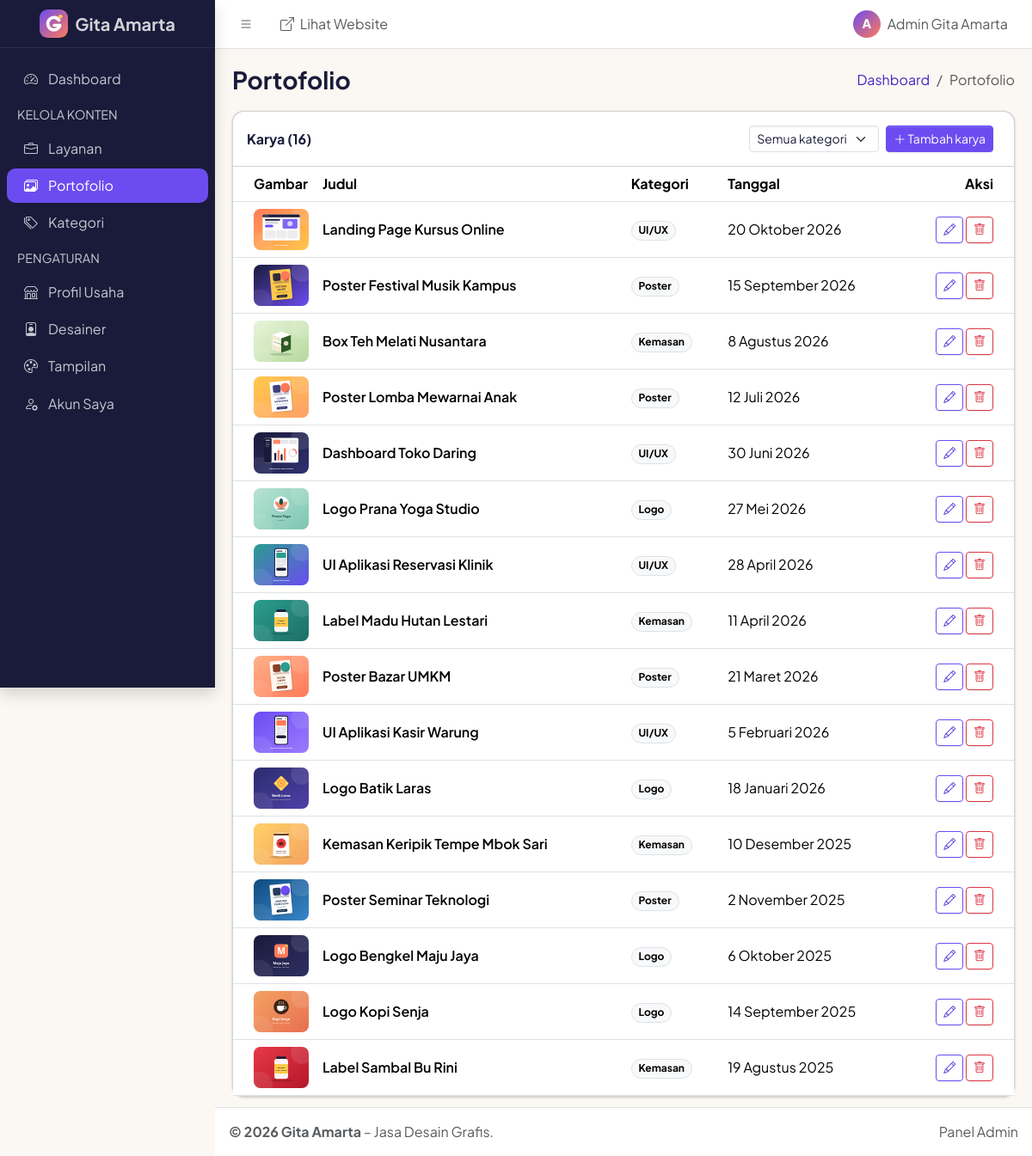
The page /admin/portofolio.php (signed in) on the database its author committed.
### tables this page shows
CREATE TABLE profil_usaha (
  id_profil   INT UNSIGNED NOT NULL AUTO_INCREMENT,
  nama_usaha  VARCHAR(100) NOT NULL,
  deskripsi   TEXT         NULL,
  no_whatsapp VARCHAR(20)  NOT NULL COMMENT 'Format internasional tanpa +, contoh 6281234567890',
  email       VARCHAR(100) NULL,
  instagram   VARCHAR(100) NULL COMMENT 'Username tanpa @',
  alamat      TEXT         NULL,
  PRIMARY KEY (id_profil)
);

CREATE TABLE portofolio (
  id_portofolio INT UNSIGNED NOT NULL AUTO_INCREMENT,
  id_kategori   INT UNSIGNED NOT NULL,
  judul         VARCHAR(100) NOT NULL,
  deskripsi     TEXT         NULL,
  gambar        VARCHAR(255) NULL,
  tanggal       DATE         NOT NULL,
  PRIMARY KEY (id_portofolio),
  KEY idx_portofolio_kategori (id_kategori),
  CONSTRAINT fk_portofolio_kategori
    FOREIGN KEY (id_kategori) REFERENCES kategori (id_kategori)
    ON UPDATE CASCADE ON DELETE RESTRICT
);

CREATE TABLE kategori (
  id_kategori   INT UNSIGNED NOT NULL AUTO_INCREMENT,
  nama_kategori VARCHAR(50)  NOT NULL,
  deskripsi     TEXT         NULL,
  PRIMARY KEY (id_kategori)
);

### includes/functions.php (called while the page is built, shortened)
<?php
require_once __DIR__ . '/../config/database.php';
function e(mixed $nilai): string
{
    return htmlspecialchars((string) $nilai, ENT_QUOTES | ENT_SUBSTITUTE, 'UTF-8');
}
function formatTanggal(string $tanggal): string
{
    $bulan = [
        1 => 'Januari', 'Februari', 'Maret', 'April', 'Mei', 'Juni',
        'Juli', 'Agustus', 'September', 'Oktober', 'November', 'Desember',
    ];
    $waktu = strtotime($tanggal);
    return date('j', $waktu) . ' ' . $bulan[(int) date('n', $waktu)] . ' ' . date('Y', $waktu);
}
function urlAset(string $path, string $folderHalaman = __DIR__ . '/..'): string
{
    $file = $folderHalaman . '/' . $path;
    return $path . '?v=' . (is_file($file) ? filemtime($file) : 0);
}
function urlGambar(?string $namaFile): string
{
    $namaFile = basename((string) $namaFile);
    return 'assets/img/' . rawurlencode($namaFile);
}
function ambilIdDariUrl(string $nama): ?int
{
    $nilai = filter_input(INPUT_GET, $nama, FILTER_VALIDATE_INT, ['options' => ['min_range' => 1]]);
    return is_int($nilai) ? $nilai : null;
}
function getProfilUsaha(): array
{
    static $profil = null;
    if ($profil === null) {
        $stmt = getKoneksi()->prepare(
            'SELECT id_profil, nama_usaha, deskripsi, no_whatsapp, email, instagram, alamat
             FROM profil_usaha
             ORDER BY id_profil ASC
             LIMIT 1'
        );
        $stmt->execute();
        $profil = $stmt->fetch() ?: [
            'id_profil'   => 0,
            'nama_usaha'  => 'Gita Amarta',
            'deskripsi'   => 'Jasa desain grafis.',
            'no_whatsapp' => '',
            'email'       => '',
            'instagram'   => '',
            'alamat'      => '',
        ];
    }
    return $profil;
}
function getSemuaPortofolio(?int $idKategori = null): array
{
    $sql = 'SELECT p.id_portofolio, p.id_kategori, p.judul, p.deskripsi, p.gambar, p.tanggal,
                   k.nama_kategori
            FROM portofolio p
            JOIN kategori k ON k.id_kategori = p.id_kategori';
    $parameter = [];
    $sql .= ' ORDER BY p.tanggal DESC, p.id_portofolio DESC';
    $stmt = getKoneksi()->prepare($sql);
    $stmt->execute($parameter);
    return $stmt->fetchAll();
}
function getTampilan(): array
{
    static $tampilan = null;
    if ($tampilan === null) {
        $stmt = getKoneksi()->prepare(
            'SELECT id_tampilan, tema, warna_utama, warna_aksen, warna_sorot, warna_latar, warna_teks, logo
             FROM tampilan
             ORDER BY id_tampilan ASC
             LIMIT 1'
        );
        $stmt->execute();
        $tampilan = $stmt->fetch()
            ?: ['id_tampilan' => 0, 'tema' => 'ungu-koral', 'logo' => null] + daftarTema()['ungu-koral'];
    }
    return $tampilan;
}
function urlLogo(): string
{
    $logo = basename((string) (getTampilan()['logo'] ?? ''));
    return 'assets/img/' . LOGO_BAWAAN;
}

### admin/includes/auth.php (called while the page is built, shortened)
<?php
require_once __DIR__ . '/../../includes/functions-admin.php';
function wajibLogin(): array
{
    $idAdmin  = $_SESSION['admin_id'] ?? null;
    $terakhir = $_SESSION['aktivitas_terakhir'] ?? 0;
    $admin = getAdminById($idAdmin);
    return $admin;
}
function urlGambarAdmin(?string $namaFile): string
{
    return '../' . urlGambar($namaFile);
}

### config/database.php (called while the page is built, shortened)
<?php
function getKoneksi(): PDO
{
    static $pdo = null;
    if ($pdo === null) {
        $dsn = 'mysql:host=' . DB_HOST . ';port=' . DB_PORT . ';dbname=' . DB_NAME . ';charset=utf8mb4';
        try {
            $pdo = new PDO($dsn, DB_USER, DB_PASS, [
                PDO::ATTR_ERRMODE            => PDO::ERRMODE_EXCEPTION,
                PDO::ATTR_DEFAULT_FETCH_MODE => PDO::FETCH_ASSOC,
                PDO::ATTR_EMULATE_PREPARES   => false,
            ]);
        } catch (PDOException $e) {
            error_log('Koneksi database gagal: ' . $e->getMessage());
            http_response_code(500);
            exit('<!doctype html><html lang="id"><meta charset="utf-8"><title>Database tidak terhubung</title>'
                . '<body style="font-family:sans-serif;padding:2rem;line-height:1.6">'
                . '<h1>Database tidak terhubung</h1>'
                . '<p>Pastikan MySQL di XAMPP sudah berjalan dan database <b>gita_amarta</b> sudah di-import '
                . 'dari file <code>database/gita_amarta.sql</code>.</p></body></html>');
        }
    }
    return $pdo;
}

### includes/functions-admin.php (called while the page is built, shortened)
<?php
require_once __DIR__ . '/functions.php';
function getAdminById(int $idAdmin): ?array
{
    $stmt = getKoneksi()->prepare(
        'SELECT id_admin, nama, username, password, email, created_at
         FROM admin
         WHERE id_admin = :id'
    );
    $stmt->execute([':id' => $idAdmin]);
    return $stmt->fetch() ?: null;
}

### admin/portofolio.php (the view, shortened to what this page needs)
<?php
require_once __DIR__ . '/includes/auth.php';
$admin = wajibLogin();
$idKategoriPilih = ambilIdDariUrl('kategori');
$daftarKarya = getSemuaPortofolio($idKategoriPilih);
$judulHalaman = 'Portofolio';
$menuAktif    = 'portofolio';
require __DIR__ . '/includes/atas.php';
?>
<div class="card">
    <div class="card-header d-flex flex-wrap align-items-center gap-2">
        <h2 class="card-title fs-6 fw-bold mb-0">Karya (<?= count($daftarKarya) ?>)</h2>
        <form action="portofolio.php" method="get" class="d-flex gap-2 ms-auto">
            <select id="filter-kategori" name="kategori" class="form-select form-select-sm" data-kirim-saat-ganti>
                <option value="">Semua kategori</option>
            </select>
        </form>
        <a href="portofolio-form.php" class="btn btn-primary btn-sm"><i class="bi bi-plus-lg"></i> Tambah karya</a>
    </div>
    <div class="card-body p-0">
        <?php if ($daftarKarya): ?>
            <div class="table-responsive">
                <table class="table table-hover align-middle mb-0">
                    <thead>
                        <tr>
                            <th scope="col" style="width: 84px">Gambar</th>
                            <th scope="col">Judul</th>
                            <th scope="col">Kategori</th>
                            <th scope="col">Tanggal</th>
                            <th scope="col" class="text-end">Aksi</th>
                        </tr>
                    </thead>
                    <tbody>
                        <?php foreach ($daftarKarya as $karya): ?>
                            <tr>
                                <td><img src="<?= e(urlGambarAdmin($karya['gambar'])) ?>" alt="" class="thumb gambar-utuh" width="64" height="48" loading="lazy"></td>
                                <td class="fw-semibold"><?= e($karya['judul']) ?></td>
                                <td><span class="badge rounded-pill text-bg-light border"><?= e($karya['nama_kategori']) ?></span></td>
                                <td class="text-nowrap"><?= e(formatTanggal($karya['tanggal'])) ?></td>
                                <td class="text-end text-nowrap">
                                    <a href="portofolio-form.php?id=<?= e($karya['id_portofolio']) ?>" class="btn btn-outline-primary btn-sm"
                                       aria-label="Edit <?= e($karya['judul']) ?>"><i class="bi bi-pencil"></i></a>
                                    <form action="portofolio.php" method="post" class="d-inline"
                                          data-konfirmasi="Hapus karya &quot;<?= e($karya['judul']) ?>&quot;? Tindakan ini tidak bisa dibatalkan.">
                                        <button type="submit" class="btn btn-outline-danger btn-sm" aria-label="Hapus <?= e($karya['judul']) ?>">
                                            <i class="bi bi-trash"></i>
                                        </button>
                                    </form>
                                </td>
                            </tr>
                        <?php endforeach; ?>
                    </tbody>
                </table>
            </div>
        <?php else: ?>
            <p class="text-body-secondary text-center py-5 mb-0">Belum ada karya<?= $idKategoriPilih !== null ? ' di kategori ini' : '' ?>.</p>
        <?php endif; ?>
    </div>
</div>
<?php require __DIR__ . '/includes/bawah.php'; ?>

### admin/includes/atas.php (shortened to what this page needs)
<?php
$profilUsaha = getProfilUsaha();
$breadcrumb ??= [['label' => $judulHalaman]];
$menuAdmin = [
    ['kunci' => 'dashboard', 'label' => 'Dashboard', 'url' => 'index.php', 'ikon' => 'bi-speedometer2'],
    ['judul' => 'Kelola Konten'],
    ['kunci' => 'layanan',    'label' => 'Layanan',    'url' => 'layanan.php',    'ikon' => 'bi-briefcase'],
    ['kunci' => 'portofolio', 'label' => 'Portofolio', 'url' => 'portofolio.php', 'ikon' => 'bi-images'],
    ['kunci' => 'kategori',   'label' => 'Kategori',   'url' => 'kategori.php',   'ikon' => 'bi-tags'],
    ['judul' => 'Pengaturan'],
    ['kunci' => 'profil',   'label' => 'Profil Usaha', 'url' => 'profil.php',   'ikon' => 'bi-shop'],
    ['kunci' => 'desainer', 'label' => 'Desainer',     'url' => 'desainer.php', 'ikon' => 'bi-person-badge'],
    ['kunci' => 'tampilan', 'label' => 'Tampilan',     'url' => 'tampilan.php', 'ikon' => 'bi-palette'],
    ['kunci' => 'akun',   'label' => 'Akun Saya',    'url' => 'akun.php',   'ikon' => 'bi-person-gear'],
];
?>
<!doctype html>
<html lang="id" data-bs-theme="light" data-lte-color-mode="off">
<head>
    <link rel="icon" href="<?= e('../' . urlLogo()) ?>">
    <link rel="stylesheet" href="https://cdn.jsdelivr.net/npm/bootstrap-icons@1.13.1/font/bootstrap-icons.min.css">
    <link rel="stylesheet" href="<?= e(urlAset('assets/adminlte/adminlte.min.css', __DIR__ . '/..')) ?>">
    <link rel="stylesheet" href="<?= e(urlAset('assets/admin.css', __DIR__ . '/..')) ?>">
</head>
<body class="layout-fixed sidebar-expand-lg bg-body-tertiary">
<div class="app-wrapper">
    <nav class="app-header navbar navbar-expand bg-body">
        <div class="container-fluid">
            <ul class="navbar-nav">
                <li class="nav-item">
                    <a class="nav-link" data-lte-toggle="sidebar" href="#" role="button" aria-label="Buka/tutup menu samping">
                        <i class="bi bi-list"></i>
                    </a>
                </li>
                <li class="nav-item d-none d-md-block">
                    <a href="../index.php" class="nav-link" target="_blank" rel="noopener">
                        <i class="bi bi-box-arrow-up-right me-1" aria-hidden="true"></i> Lihat Website
                    </a>
                </li>
            </ul>
            <ul class="navbar-nav ms-auto">
                <li class="nav-item dropdown user-menu">
                    <a href="#" class="nav-link dropdown-toggle d-flex align-items-center gap-2" data-bs-toggle="dropdown" aria-expanded="false">
                        <span class="avatar-inisial" aria-hidden="true"><?= e(mb_strtoupper(mb_substr($admin['nama'], 0, 1))) ?></span>
                        <span class="d-none d-md-inline"><?= e($admin['nama']) ?></span>
                    </a>
                </li>
            </ul>
        </div>
    </nav>
    <aside class="app-sidebar shadow" data-bs-theme="dark">
        <div class="sidebar-brand">
            <a href="index.php" class="brand-link">
                <img src="<?= e('../' . urlLogo()) ?>" alt="" class="brand-image" width="33" height="33">
                <span class="brand-text fw-bold"><?= e($profilUsaha['nama_usaha']) ?></span>
            </a>
        </div>
        <div class="sidebar-wrapper">
            <nav class="mt-2" aria-label="Menu admin">
                <ul class="nav sidebar-menu flex-column" role="list">
                    <?php foreach ($menuAdmin as $item): ?>
                        <?php if (isset($item['judul'])): ?>
                            <li class="nav-header"><?= e(mb_strtoupper($item['judul'])) ?></li>
                        <?php else: ?>
                            <?php $aktif = $item['kunci'] === $menuAktif; ?>
                            <li class="nav-item">
                                <a href="<?= e($item['url']) ?>" class="nav-link<?= $aktif ? ' active' : '' ?>"<?= $aktif ? ' aria-current="page"' : '' ?>>
                                    <i class="nav-icon bi <?= e($item['ikon']) ?>"></i>
                                    <p><?= e($item['label']) ?></p>
                                </a>
                            </li>
                        <?php endif; ?>
                    <?php endforeach; ?>
                </ul>
            </nav>
        </div>
    </aside>
    <main class="app-main" id="konten">
        <div class="app-content-header">
            <div class="container-fluid">
                <div class="row align-items-center g-2">
                    <div class="col-sm-6">
                        <h1 class="mb-0 fs-3 fw-bold"><?= e($judulHalaman) ?></h1>
                    </div>
                    <div class="col-sm-6">
                        <nav aria-label="breadcrumb">
                            <ol class="breadcrumb float-sm-end mb-0">
                                <?php if ($menuAktif !== 'dashboard'): ?>
                                    <li class="breadcrumb-item"><a href="index.php">Dashboard</a></li>
                                <?php endif; ?>
                                <?php foreach ($breadcrumb as $i => $langkah): ?>
                                    <?php if ($i === array_key_last($breadcrumb) || empty($langkah['url'])): ?>
                                        <li class="breadcrumb-item active" aria-current="page"><?= e($langkah['label']) ?></li>
                                    <?php else: ?>
                                        <li class="breadcrumb-item"><a href="<?= e($langkah['url']) ?>"><?= e($langkah['label']) ?></a></li>
                                    <?php endif; ?>
                                <?php endforeach; ?>
                            </ol>
                        </nav>
                    </div>
                </div>
            </div>
        </div>
        <div class="app-content">
            <div class="container-fluid">

### admin/includes/bawah.php (shortened to what this page needs)
            </div>
        </div>
    </main>
    <footer class="app-footer">
        <div class="float-end d-none d-sm-inline">Panel Admin</div>
        <strong>&copy; <?= date('Y') ?> <?= e($profilUsaha['nama_usaha']) ?></strong> – Jasa Desain Grafis.
    </footer>
</div>
</body>
</html>

### rows shown on the page
profil_usaha: nama_usaha "Gita Amarta"
portofolio: gambar (picture), judul "Landing Page Kursus Online", id_kategori.nama_kategori "UI/UX", tanggal "20 Oktober 2026"
portofolio: gambar (picture), judul "Poster Festival Musik Kampus", id_kategori.nama_kategori "Poster", tanggal "15 September 2026"
portofolio: gambar (picture), judul "Box Teh Melati Nusantara", id_kategori.nama_kategori "Kemasan", tanggal "8 Agustus 2026"
portofolio: gambar (picture), judul "Poster Lomba Mewarnai Anak", id_kategori.nama_kategori "Poster", tanggal "12 Juli 2026"
portofolio: gambar (picture), judul "Dashboard Toko Daring", id_kategori.nama_kategori "UI/UX", tanggal "30 Juni 2026"
portofolio: gambar (picture), judul "Logo Prana Yoga Studio", id_kategori.nama_kategori "Logo", tanggal "27 Mei 2026"
portofolio: gambar (picture), judul "UI Aplikasi Reservasi Klinik", id_kategori.nama_kategori "UI/UX", tanggal "28 April 2026"
portofolio: gambar (picture), judul "Label Madu Hutan Lestari", id_kategori.nama_kategori "Kemasan", tanggal "11 April 2026"
portofolio: gambar (picture), judul "Poster Bazar UMKM", id_kategori.nama_kategori "Poster", tanggal "21 Maret 2026"
portofolio: gambar (picture), judul "UI Aplikasi Kasir Warung", id_kategori.nama_kategori "UI/UX", tanggal "5 Februari 2026"
portofolio: gambar (picture), judul "Logo Batik Laras", id_kategori.nama_kategori "Logo", tanggal "18 Januari 2026"
portofolio: gambar (picture), judul "Kemasan Keripik Tempe Mbok Sari", id_kategori.nama_kategori "Kemasan", tanggal "10 Desember 2025"
portofolio: gambar (picture), judul "Poster Seminar Teknologi", id_kategori.nama_kategori "Poster", tanggal "2 November 2025"
portofolio: gambar (picture), judul "Logo Bengkel Maju Jaya", id_kategori.nama_kategori "Logo", tanggal "6 Oktober 2025"
portofolio: gambar (picture), judul "Logo Kopi Senja", id_kategori.nama_kategori "Logo", tanggal "14 September 2025"
portofolio: gambar (picture), judul "Label Sambal Bu Rini", id_kategori.nama_kategori "Kemasan", tanggal "19 Agustus 2025"

### other values the page prints
mb_strtoupper(mb_substr($admin['nama'], 0, 1)) "A"
$admin['nama'] "Admin Gita Amarta"
$item['label'] "Dashboard"
mb_strtoupper($item['judul']) "KELOLA KONTEN"
$item['label'] "Layanan"
$item['label'] "Portofolio"
$item['label'] "Kategori"
mb_strtoupper($item['judul']) "PENGATURAN"
$item['label'] "Profil Usaha"
$item['label'] "Desainer"
$item['label'] "Tampilan"
$item['label'] "Akun Saya"
$judulHalaman "Portofolio"
$langkah['label'] "Portofolio"
count($daftarKarya) "16"
